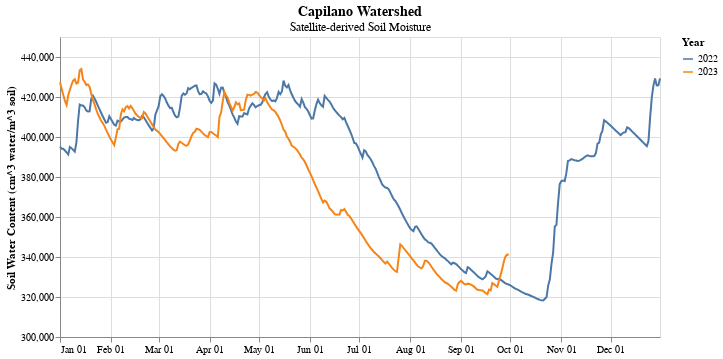

The notebook cell this image was saved under:
### Code cell
title = alt.TitleParams(
   text='Capilano Watershed',
   subtitle="Satellite-derived Soil Moisture",
   anchor='middle',
   fontSize=14,
   fontWeight='bold')

soil_line = alt.Chart(soil, title=title).mark_line().encode(
    alt.X('monthdate(date):T', title=None),
    alt.Y('SWC:Q', title='Soil Water Content (cm^3 water/m^3 soil)', scale=alt.Scale(domain=[300000, 450000])),
    alt.Color('year:N', title="Year"),
    tooltip=[alt.Tooltip('date', title="Date"), alt.Tooltip('SWC', title="SWC")]
)

soil_line.properties(width=600)

### Figure 1 — Vega-Lite specification as saved in the notebook (floating-point values rounded to 4 significant figures; data arrays with more than 128 entries replaced by an {"elided": "..."} marker saying what was removed)
{"config": {"view": {"continuousWidth": 400, "continuousHeight": 300}}, "data": {"name": "data-ae80b97b741b911b2194649920f0a449"}, "mark": "line", "encoding": {"color": {"field": "year", "title": "Year", "type": "nominal"}, "tooltip": [{"field": "date", "title": "Date", "type": "temporal"}, {"field": "SWC", "title": "SWC", "type": "quantitative"}], "x": {"field": "date", "timeUnit": "monthdate", "title": null, "type": "temporal"}, "y": {"field": "SWC", "scale": {"domain": [300000, 450000]}, "title": "Soil Water Content (cm^3 water/m^3 soil)", "type": "quantitative"}}, "title": {"text": "Capilano Watershed", "anchor": "middle", "fontSize": 14, "fontWeight": "bold", "subtitle": "Satellite-derived Soil Moisture"}, "width": 600, "$schema": "https://vega.github.io/schema/vega-lite/v4.17.0.json", "datasets": {"data-ae80b97b741b911b2194649920f0a449": {"elided": "638 records"}}}
